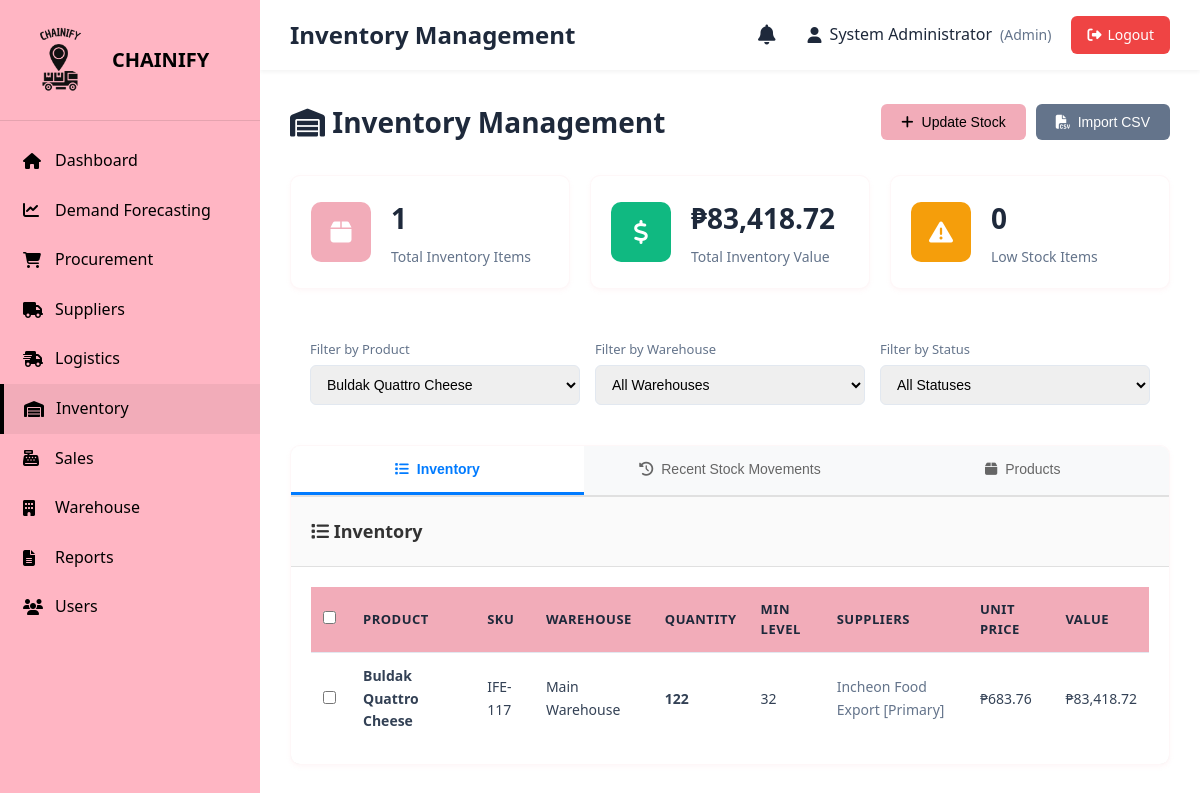
Screenshot of /modules/inventory.php?product=256 (signed in) with the database file from the repository.
### tables this page shows
CREATE TABLE `inventory` (
  `id` int(11) NOT NULL,
  `product_id` int(11) NOT NULL,
  `warehouse_id` int(11) NOT NULL,
  `quantity` int(11) NOT NULL DEFAULT 0,
  `reserved_quantity` int(11) DEFAULT 0,
  `last_updated` timestamp NOT NULL DEFAULT current_timestamp() ON UPDATE current_timestamp()
);

CREATE TABLE `products` (
  `id` int(11) NOT NULL,
  `sku` varchar(50) NOT NULL,
  `name` varchar(100) NOT NULL,
  `description` text DEFAULT NULL,
  `category` varchar(50) DEFAULT NULL,
  `unit_price` decimal(10,2) DEFAULT 0.00,
  `min_stock_level` int(11) DEFAULT 10,
  `unit` varchar(20) DEFAULT 'pcs',
  `created_at` timestamp NOT NULL DEFAULT current_timestamp(),
  `updated_at` timestamp NOT NULL DEFAULT current_timestamp() ON UPDATE current_timestamp()
);

CREATE TABLE `warehouses` (
  `id` int(11) NOT NULL,
  `name` varchar(100) NOT NULL,
  `location` varchar(200) DEFAULT NULL,
  `capacity` decimal(10,2) DEFAULT NULL,
  `utilized_capacity` decimal(10,2) DEFAULT 0.00,
  `status` enum('active','inactive') DEFAULT 'active',
  `created_at` timestamp NOT NULL DEFAULT current_timestamp(),
  `updated_at` timestamp NOT NULL DEFAULT current_timestamp() ON UPDATE current_timestamp(),
  `latitude` decimal(10,8) DEFAULT NULL,
  `longitude` decimal(11,8) DEFAULT NULL
);

### config/config.php (called while the page is built, shortened)
<?php
function isLoggedIn() {
    return isset($_SESSION['user_id']);
}
function hasRole($role) {
    return isset($_SESSION['role']) && $_SESSION['role'] === $role;
}
function isAdmin() {
    return hasRole('admin');
}
function canCreate($module) {
    $role = $_SESSION['role'];
    if ($role === 'admin') return true;
    $createPermissions = [
        'procurement' => ['admin', 'procurement_staff'],
        'suppliers' => ['admin', 'procurement_staff'],
        'logistics' => ['admin', 'logistics_manager'],
        'inventory' => ['admin', 'warehouse_officer'],
        'warehouse' => ['admin', 'warehouse_officer'],
        'demand_forecasting' => ['admin']
    ];
    return isset($createPermissions[$module]) && in_array($role, $createPermissions[$module]);
}
function canViewFinancialData() {
    $role = $_SESSION['role'];
    return $role === 'admin';
}
function formatCurrency($amount) {
    return '₱' . number_format($amount, 2);
}
?>

### modules/inventory.php (the view, shortened to what this page needs)
<?php
require_once '../config/config.php';
$conn = getDBConnection();
$per_page = 20;
$inventory_page = isset($_GET['inv_page']) ? max(1, intval($_GET['inv_page'])) : 1;
$movements_page = isset($_GET['mov_page']) ? max(1, intval($_GET['mov_page'])) : 1;
$products_page = isset($_GET['prod_page']) ? max(1, intval($_GET['prod_page'])) : 1;
$product_filter = isset($_GET['product']) ? intval($_GET['product']) : 0;
$warehouse_filter = isset($_GET['warehouse']) ? intval($_GET['warehouse']) : 0;
$status_filter = $_GET['status'] ?? '';
$where_conditions = [];
if ($product_filter > 0) {
    $where_conditions[] = "p.id = " . intval($product_filter);
}
$where_clause = !empty($where_conditions) ? "WHERE " . implode(" AND ", $where_conditions) : "";
$count_result = $conn->query("SELECT COUNT(DISTINCT i.id) as total FROM inventory i JOIN products p ON i.product_id = p.id JOIN warehouses w ON i.warehouse_id = w.id $where_clause");
$inventory_total = $count_result->fetch_assoc()['total'];
$inventory_offset = ($inventory_page - 1) * $per_page;
$inventory = [];
$result = $conn->query("
    SELECT i.id, i.product_id, i.warehouse_id, i.quantity, i.reserved_quantity, i.last_updated,
           p.name as product_name,
           p.sku,
           p.min_stock_level,
           p.unit_price,
           w.name as warehouse_name,
           CASE WHEN i.quantity <= p.min_stock_level THEN 'low' ELSE 'ok' END as stock_status,
           COALESCE(GROUP_CONCAT(DISTINCT CONCAT(s.company_name, IF(sp.is_primary = 1, ' [Primary]', '')) SEPARATOR ', '), '') as suppliers
    FROM inventory i
    JOIN products p ON i.product_id = p.id
    JOIN warehouses w ON i.warehouse_id = w.id
    LEFT JOIN supplier_products sp ON p.id = sp.product_id AND sp.status = 'active'
    LEFT JOIN suppliers s ON sp.supplier_id = s.id AND s.status = 'active'
    $where_clause
    GROUP BY i.id, i.product_id, i.warehouse_id, i.quantity, i.reserved_quantity, i.last_updated,
             p.name, p.sku, p.min_stock_level, p.unit_price, w.name
    ORDER BY p.name, w.name
    LIMIT $per_page OFFSET $inventory_offset
");
while ($row = $result->fetch_assoc()) {
    $inventory[] = $row;
}
$total_value_result = $conn->query("
    SELECT SUM(i.quantity * p.unit_price) as total_value
    FROM inventory i
    JOIN products p ON i.product_id = p.id
    JOIN warehouses w ON i.warehouse_id = w.id
    $where_clause
");
$total_value_row = $total_value_result->fetch_assoc();
$total_value = floatval($total_value_row['total_value'] ?? 0);
$low_stock_where = [];
if ($product_filter > 0) {
    $low_stock_where[] = "p.id = " . intval($product_filter);
}
$low_stock_where_clause = !empty($low_stock_where) ? "AND " . implode(" AND ", $low_stock_where) : "";
$low_stock_count_result = $conn->query("
    SELECT COUNT(DISTINCT i.id) as total
    FROM inventory i
    JOIN products p ON i.product_id = p.id
    JOIN warehouses w ON i.warehouse_id = w.id
    WHERE i.quantity <= p.min_stock_level $low_stock_where_clause
");
$low_stock_count = intval($low_stock_count_result->fetch_assoc()['total'] ?? 0);
$products = [];
$result = $conn->query("SELECT DISTINCT p.id, p.name, p.sku FROM products p INNER JOIN inventory i ON p.id = i.product_id ORDER BY p.name");
while ($row = $result->fetch_assoc()) {
    $products[] = $row;
}
include '../includes/header.php';
?>
<div class="page-header">
    <h2><i class="fas fa-warehouse"></i> Inventory Management</h2>
    <?php if (canCreate('inventory')): ?>
    <div style="display: flex; gap: 10px;">
        <button class="btn btn-primary" onclick="openModal('updateStockModal')">
            <i class="fas fa-plus"></i> Update Stock
        </button>
        <button class="btn btn-secondary" onclick="openModal('csvImportModal')">
            <i class="fas fa-file-csv"></i> Import CSV
        </button>
    </div>
    <?php endif; ?>
</div>
<div class="stats-grid">
    <div class="stat-card">
        <div class="stat-icon blue">
            <i class="fas fa-box"></i>
        </div>
        <div class="stat-info">
            <h3><?php echo $inventory_total; ?></h3>
            <p>Total Inventory Items</p>
        </div>
    </div>
    <div class="stat-card">
        <div class="stat-icon green">
            <i class="fas fa-dollar-sign"></i>
        </div>
        <div class="stat-info">
            <h3><?php echo formatCurrency($total_value); ?></h3>
            <p>Total Inventory Value</p>
        </div>
    </div>
    <div class="stat-card">
        <div class="stat-icon orange">
            <i class="fas fa-exclamation-triangle"></i>
        </div>
        <div class="stat-info">
            <h3><?php echo $low_stock_count; ?></h3>
            <p>Low Stock Items</p>
        </div>
    </div>
</div>
<div class="filters-bar">
    <div class="filter-group">
        <label>Filter by Product</label>
        <select class="form-control" onchange="window.location.href='?product=' + this.value + '&warehouse=<?php echo $warehouse_filter; ?>&status=<?php echo htmlspecialchars($status_filter); ?>&inv_page=1&mov_page=<?php echo $movements_page; ?>&prod_page=<?php echo $products_page; ?>#inventory'">
            <?php foreach ($products as $product): ?>
                <option value="<?php echo $product['id']; ?>" <?php echo $product_filter == $product['id'] ? 'selected' : ''; ?>>
                    <?php echo htmlspecialchars($product['name']); ?>
                </option>
            <?php endforeach; ?>
        </select>
    </div>
    <div class="filter-group">
        <label>Filter by Warehouse</label>
        <select class="form-control" onchange="window.location.href='?warehouse=' + this.value + '&product=<?php echo $product_filter; ?>&status=<?php echo htmlspecialchars($status_filter); ?>&inv_page=1&mov_page=<?php echo $movements_page; ?>&prod_page=<?php echo $products_page; ?>#inventory'">
            <option value="">All Warehouses</option>
        </select>
    </div>
    <div class="filter-group">
        <label>Filter by Status</label>
        <select class="form-control" onchange="window.location.href='?status=' + this.value + '&product=<?php echo $product_filter; ?>&warehouse=<?php echo $warehouse_filter; ?>&inv_page=1&mov_page=<?php echo $movements_page; ?>&prod_page=<?php echo $products_page; ?>#inventory'">
            <option value="">All Statuses</option>
        </select>
    </div>
</div>
<div class="dashboard-card">
    <div class="tabs-container">
        <div class="tabs-nav">
            <button class="tab-btn active" onclick="switchTab('inventory')" id="tab-inventory">
                <i class="fas fa-list"></i> Inventory
            </button>
            <button class="tab-btn" onclick="switchTab('movements')" id="tab-movements">
                <i class="fas fa-history"></i> Recent Stock Movements
            </button>
            <button class="tab-btn" onclick="switchTab('products')" id="tab-products">
                <i class="fas fa-box"></i> Products
            </button>
        </div>
        <div class="tab-content active" id="content-inventory">
            <div class="tab-header">
                <h3><i class="fas fa-list"></i> Inventory</h3>
            </div>
            <div class="tab-body">
            <?php if (empty($inventory)): ?>
                <p class="text-muted">No inventory found.</p>
            <?php else: ?>
                <form method="POST" action="" id="inventoryForm">
                    <div style="overflow-x: auto;">
                        <table class="data-table">
                            <thead>
                                <tr>
                                    <?php if (isAdmin()): ?>
                                    <th style="width: 40px;">
                                        <input type="checkbox" id="selectAll" title="Select All">
                                    </th>
                                    <?php endif; ?>
                                    <th>Product</th>
                                    <th>SKU</th>
                                    <th>Warehouse</th>
                                    <th>Quantity</th>
                                    <th>Min Level</th>
                                    <th>Suppliers</th>
                                    <?php if (canViewFinancialData()): ?>
                                    <th>Unit Price</th>
                                    <th>Value</th>
                                    <?php endif; ?>
                                </tr>
                            </thead>
                            <tbody>
                                <?php foreach ($inventory as $item): ?>
                                    <tr>
                                        <?php if (isAdmin()): ?>
                                        <td>
                                            <input type="checkbox" name="selected_items[]" value="<?php echo $item['id']; ?>" class="inventory-checkbox">
                                        </td>
                                        <?php endif; ?>
                                        <td>
                                            <strong><?php echo htmlspecialchars($item['product_name']); ?></strong>
                                        </td>
                                        <td><?php echo htmlspecialchars($item['sku']); ?></td>
                                        <td><?php echo htmlspecialchars($item['warehouse_name']); ?></td>
                                        <td><strong><?php echo $item['quantity']; ?></strong></td>
                                        <td><?php echo $item['min_stock_level']; ?></td>
                                        <td>
                                            <?php if (!empty($item['suppliers'])): ?>
                                                <span class="text-muted" title="<?php echo htmlspecialchars($item['suppliers']); ?>">
                                                    <?php echo htmlspecialchars(strlen($item['suppliers']) > 50 ? substr($item['suppliers'], 0, 50) . '...' : $item['suppliers']); ?>
                                                </span>
                                            <?php else: ?>
                                                <span class="text-muted">No supplier linked</span>
                                            <?php endif; ?>
                                        </td>
                                        <?php if (canViewFinancialData()): ?>
                                        <td><?php echo formatCurrency($item['unit_price']); ?></td>
                                        <td><?php echo formatCurrency($item['quantity'] * $item['unit_price']); ?></td>
                                        <?php endif; ?>
                                    </tr>
                                <?php endforeach; ?>
                            </tbody>
                        </table>
                    </div>
                </form>
            <?php endif; ?>
            </div>
        </div>
    </div>
</div>
<?php include '../includes/footer.php'; ?>

### rows the page displays
inventory: product.name "Buldak Quattro Cheese", product.sku "IFE-117", warehouse.name "Main Warehouse", quantity "122", product.min_stock_level "32", suppliers "Incheon Food Export [Primary]", product.unit_price "₱683.76", formatCurrency($item['quantity']*$item['unit_price']) "₱83,418.72"

### other values shown
$pageTitle "Inventory Management"
$_SESSION['full_name'] "System Administrator"
str_replace('_', ' ', $_SESSION['role']) "Admin"
$inventory_total "1"
formatCurrency($total_value) "₱83,418.72"
$low_stock_count "0"
form field value "Buldak Quattro Cheese"
